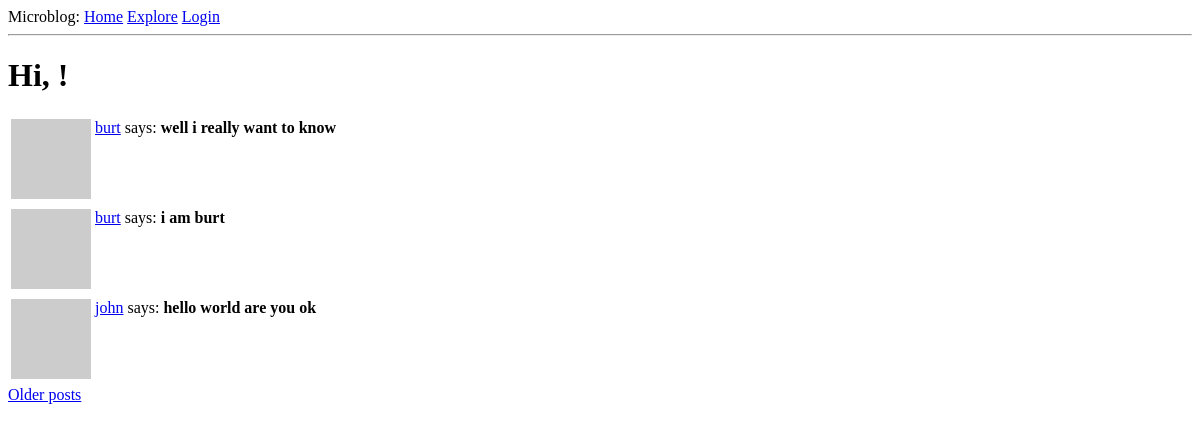
Before: /explore with the older database file.
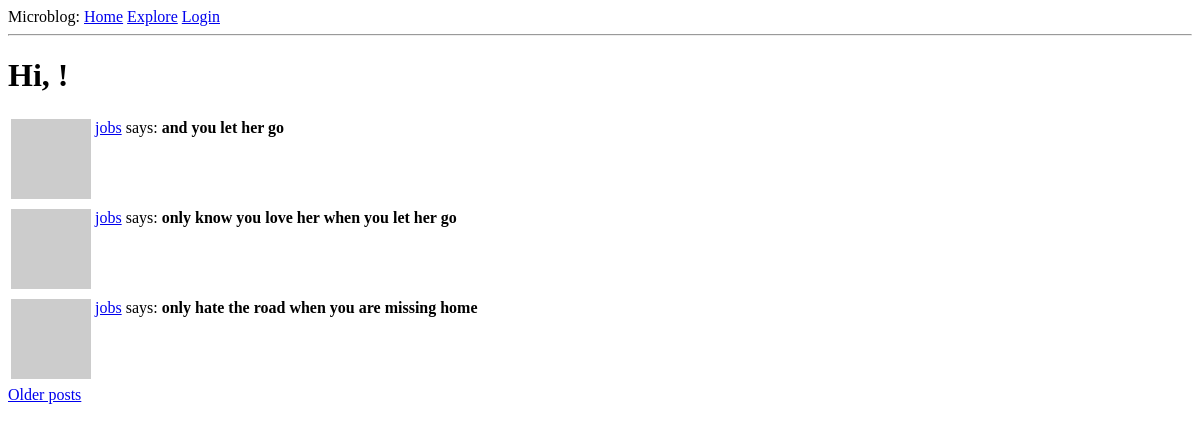
After: the same page with the newer database file.
### app/models.py (models this page shows, shortened)
class Post(db.Model):
    id = db.Column(db.Integer, autoincrement=True, primary_key=True)
    body = db.Column(db.String(140))
    timestamp = db.Column(db.DateTime, index=True, default=datetime.utcnow)
    user_id = db.Column(db.Integer, db.ForeignKey('user.id'))

class User(UserMixin, db.Model):
    id = db.Column(db.Integer, autoincrement=True, primary_key=True)
    username = db.Column(db.String(64), index=True, unique=True)
    email = db.Column(db.String(120), index=True, unique=True)
    password_hash = db.Column(db.String(128))
    about_me = db.Column(db.String(140))
    last_seen = db.Column(db.DateTime, default=datetime.utcnow)
    posts = db.relationship('Post', backref='author', lazy='dynamic')
    followed = db.relationship('User',
                               secondary=followers,
                               primaryjoin=(followers.c.follower_id == id),
                               secondaryjoin=(followers.c.followed_id == id),
                               backref=db.backref('followers', lazy='dynamic'),
                               lazy='dynamic')
    def avatar(self, size):
        digest = md5(self.email.lower().encode('utf-8')).hexdigest()
        return 'https://www.gravatar.com/avatar/{}?d=identicon&s={}'.format(digest, size)

### app/routes.py (the view)
@app.route('/explore', methods=['GET'])
def explore():
    page = request.args.get('page', 1, type=int)
    posts = Post.query.order_by(Post.timestamp.desc()).paginate(page, app.config['POSTS_PER_PAGE'], False)
    next_url = url_for('explore', page=posts.next_num) if posts.has_next else None
    prev_url = url_for('explore', page=posts.prev_num) if posts.has_prev else None
    return render_template('index.html', title='explore', posts=posts.items, next_url=next_url, prev_url=prev_url)

### app/routes.py (called while the page is built)
@app.before_request
def before_request():
    if current_user.is_authenticated:
        current_user.last_seen = datetime.utcnow()
        db.session.commit()

### app/templates/index.html (shortened to what this page needs)
{% extends "base.html" %}
{% block content %}
<h1>Hi, {{ current_user.username }}!</h1>
{% for post in posts %}
{% include "_post.html" %}
{% endfor %}
{% if next_url %}
<a href="{{ next_url }}">Older posts</a>
{% endif %}
{% endblock %}

### app/templates/_post.html
<table>
    <tr valign="top">
        <td><img src="{{ post.author.avatar(36) }}"></td>
        <td><a href="{{ url_for('user', username=post.author.username) }}">{{ post.author.username }}</a> says: <b>{{ post.body }}</b></td>
    </tr>
</table>

Changed rows visible on the page:
no longer on this page (row unchanged): Post: author.username "burt", body "well i really want to know"
no longer on this page (row unchanged): Post: author.username "burt", body "i am burt"
no longer on this page (row unchanged): Post: author.username "john", body "hello world are you ok"
added Post: author.username "jobs", body "and you let her go"
added Post: author.username "jobs", body "only know you love her when you let her go"
added Post: author.username "jobs", body "only hate the road when you are missing home"
